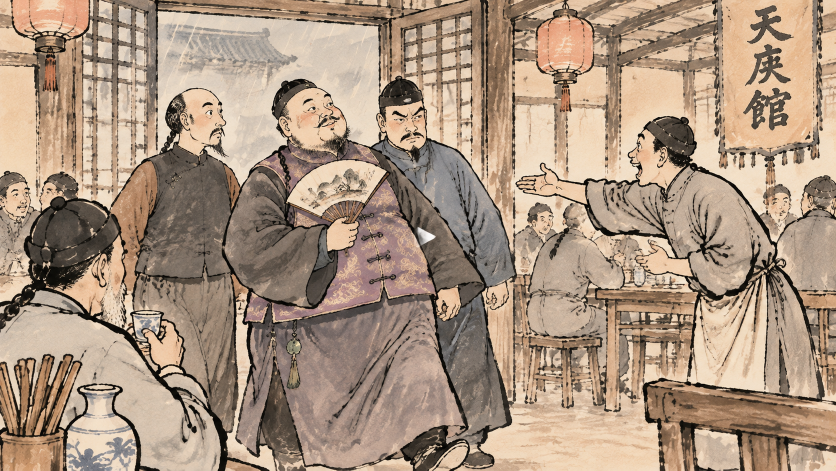
#> input picture web/assets/ni-ren-zhang/sea-zhang-wu-enters-tianqingguan.png, 1672 x 941 px (shown at 1/2 size)
$ python calibrate_haizhangwu_overlay.py
#> lines starting #> are read from the running program, lines starting #| are printed output that depends on the picture
"""Find the background-relative transform for the transparent Sea Zhang Wu."""

from __future__ import annotations

import json
from pathlib import Path

import numpy as np
from PIL import Image


ROOT = Path(__file__).resolve().parent.parent
BACKGROUND = (
    ROOT / "web" / "assets" / "ni-ren-zhang" / "sea-zhang-wu-enters-tianqingguan.png"
)
FIGURE = ROOT / "public" / "images" / "haizhangwu" / "front-walk.png"
OUTPUT = ROOT / "output" / "haizhangwu-overlay-calibration.json"
ANALYSIS_SCALE = 4


# [75 lines left out: functions resized_figure, score, search, not called in this run]


def main() -> None:
    background = np.asarray(
        Image.open(BACKGROUND)
        .convert("RGB")
        .resize(
            (
                round(Image.open(BACKGROUND).width / ANALYSIS_SCALE),
                round(Image.open(BACKGROUND).height / ANALYSIS_SCALE),
            ),
            Image.Resampling.LANCZOS,
        ),
        dtype=np.float32,
    )
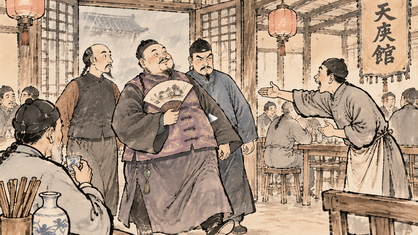
#> background: shape (235, 418, 3) float32; mean R, G, B 170.2, 148.1, 128.2
#> (the run stopped early here; a loop or call above may not have finished)

$ run again, with web/assets/ni-ren-zhang/daguanlou-theatre-street.png copied over web/assets/ni-ren-zhang/sea-zhang-wu-enters-tianqingguan.png
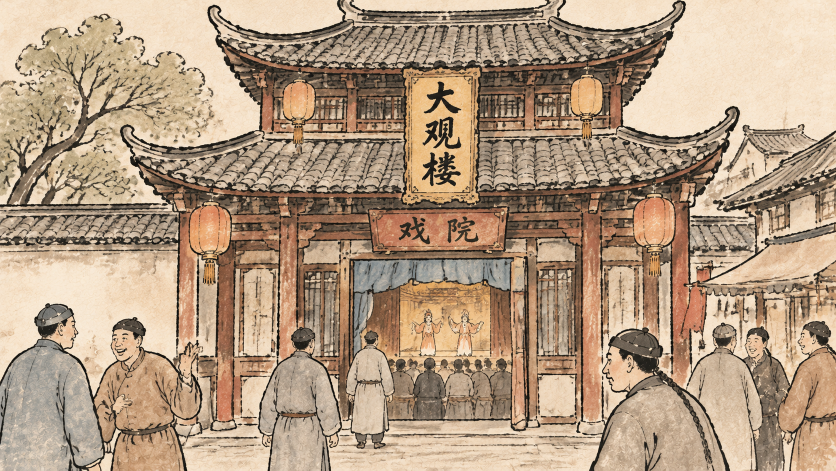
#> input picture web/assets/ni-ren-zhang/daguanlou-theatre-street.png, 1672 x 941 px (shown at 1/2 size)
#> in main, `background = np.asarray( Image.open(BACKGROUND) .convert("RGB") .resiz..`:
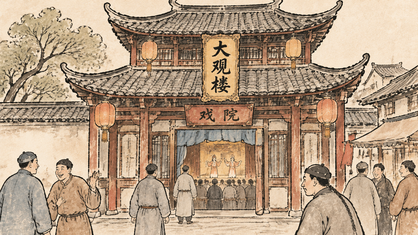
#> background: shape (235, 418, 3) float32; mean R, G, B 178, 154.2, 129.7

$ run again, with web/assets/ni-ren-zhang/mockery-banquet.png copied over web/assets/ni-ren-zhang/sea-zhang-wu-enters-tianqingguan.png
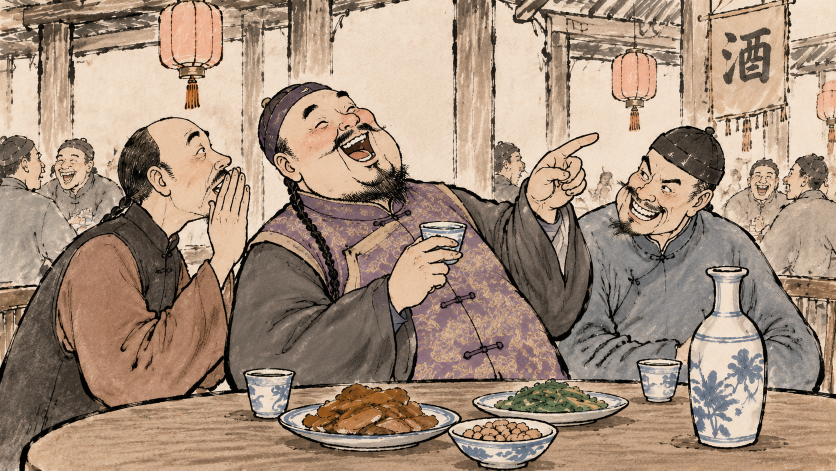
#> input picture web/assets/ni-ren-zhang/mockery-banquet.png, 1672 x 941 px (shown at 1/2 size)
#> in main, `background = np.asarray( Image.open(BACKGROUND) .convert("RGB") .resiz..`:
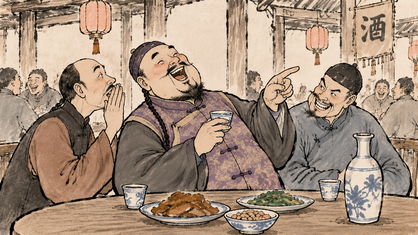
#> background: shape (235, 418, 3) float32; mean R, G, B 165, 142.8, 124.4

$ run again, with web/assets/ni-ren-zhang/rainy-tianqingguan-teahouse-crowd.png copied over web/assets/ni-ren-zhang/sea-zhang-wu-enters-tianqingguan.png
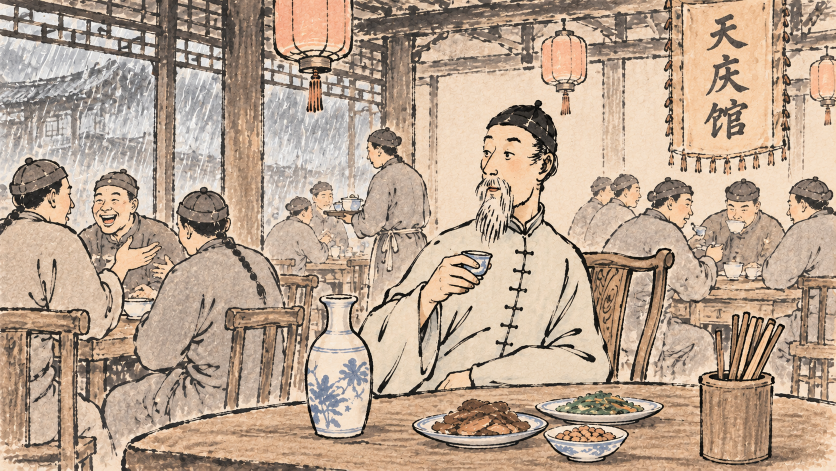
#> input picture web/assets/ni-ren-zhang/rainy-tianqingguan-teahouse-crowd.png, 1671 x 941 px (shown at 1/2 size)
#> in main, `background = np.asarray( Image.open(BACKGROUND) .convert("RGB") .resiz..`:
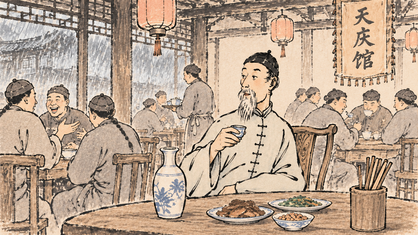
#> background: shape (235, 418, 3) float32; mean R, G, B 185.3, 163.4, 143.8
